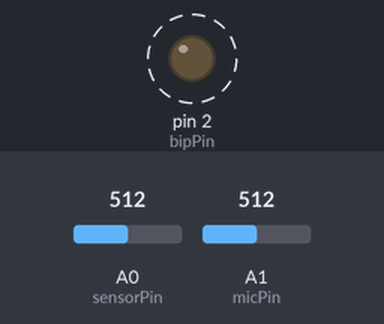
Bench run of a sketch on a simulated Arduino Uno, built with avr-gcc and run on an emulated ATmega328P. Parts: output pins drawn as LEDs (lit = HIGH). Dashed ring = blinking. Inputs (shaded band) come from the test bench; at power-on: A0 (sensorPin) = 512, A1 (micPin) = 512. What the sketch prints to the serial monitor is not drawn.

Above: at 0.3 s.
Timing chart, 0 to 3.0 s (numbered marks = the images above):
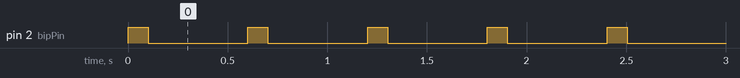

The sketch:

Leitura_Mic_e_PIR_com_buzzer.ino
```cpp
int sensorPin = A0;    // select the input pin for the potentiometer
int micPin = A1;    // select the input pin for the potentiometer
int bipPin = 2;      // select the pin for the LED
int sensorValue = 0;  // variable to store the value coming from the sensor
int micValue = 0;  // variable to store the value coming from the sensor


void setup() {
  Serial.begin(9600);
  pinMode(bipPin, OUTPUT);
}

void loop() {

  sensorValue = analogRead(sensorPin);
  micValue = analogRead(micPin);

  Serial.print("Sensor Valor: ");
  Serial.print(sensorValue, DEC);

  Serial.print("\t Mic Valor: ");
  Serial.println(micValue, DEC);

  bip(500,bipPin);
}

// ========= Funções ======================================================
// Descrição: Função aciona um buzzer com oscilador, HIGH o buzzer toca, LOW o buzzer silencia
// Parametros, int valor: tempo em milisegundos que o bip fica desligado, int pino: pino oonde está ligado o buzzer.
// ========================================================================
void bip(int valor,int pino)
{
  digitalWrite(pino, HIGH);
  delay(100);
  digitalWrite(pino, LOW);
  delay(valor);

}
```

Measured:
- by itself, pin 2 (bipPin): alternates HIGH for 0.10 s and LOW for 0.50 s
